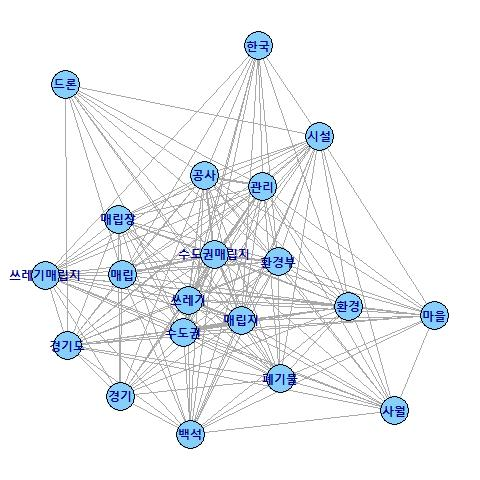
#> input picture 20200423/2020_04_23_SNA.jpeg, 480 x 480 px
$ jupyter execute --allow-errors 20200423.ipynb
#> lines starting #> are read from the running program, lines starting #| are printed output that depends on the picture
[cell 1]
class A:
    def __init__(self):
        self.a = 4
        print('__iniit__')
    def __del__(self):
        print('__del__')

[cell 2]
a = A()

[cell 3]
type(int)

[cell 4]
a.a = 5

[cell 5]
vars(a)

[cell 6]
int(4)

[cell 7]
a.__dir__()

[cell 8]
a = [1,2,3]

[cell 9]
c = {1:1}

#> (a cell that did not finish here is left out)

[cell 11]
import PIL

[cell 12]
dir(PIL)

[cell 13]
from PIL import Image

[cell 14]
im = Image.open('2020_04_23_SNA.jpeg')
#> im is the input picture: PIL image 480x480 RGB; mean R, G, B 237.9, 240.7, 243.6

[cell 15]
im

[cell 16]
dir(im)
#> Out = 147 items, first 6: '_Image__transformer', '__annotations__', '__array_interface__', '__arrow_c_array__', '__arrow_c_schema__', '__class__'

[cell 17]
im.rotate(45)
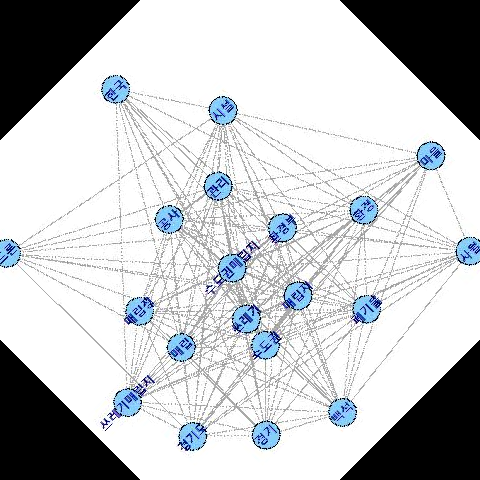
#> Out: PIL image 480x480 RGB; mean R, G, B 194.4, 197.1, 200
